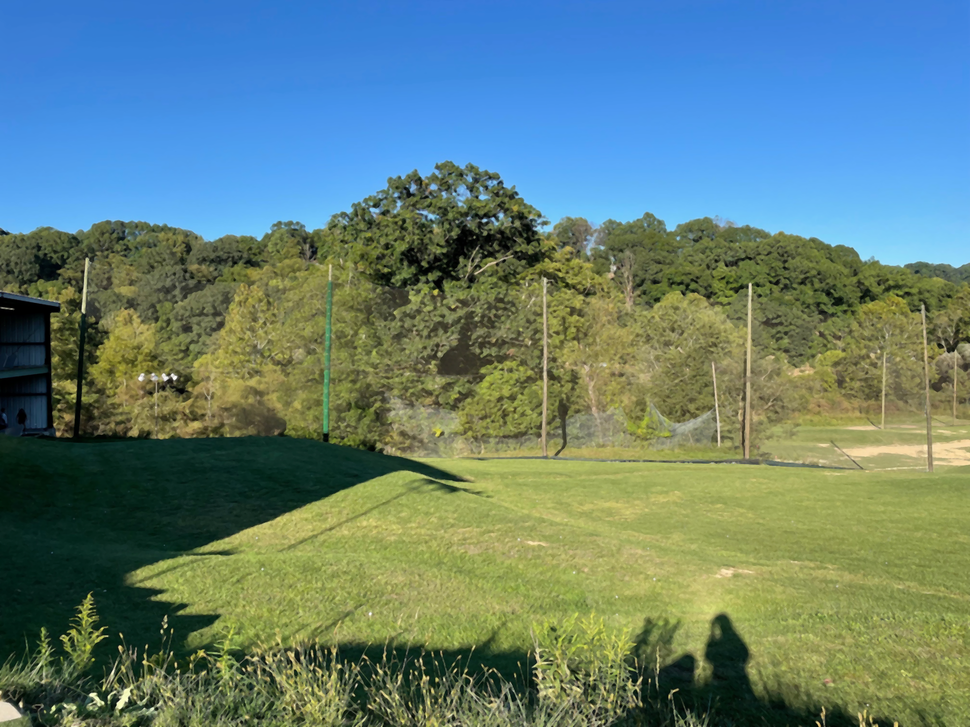
#> input picture golf-improved.png, 970 x 727 px, shrunk from 2000 x 1500 before the run
$ python sobel_canny.py
#> lines starting #> are read from the running program, lines starting #| are printed output that depends on the picture
'''
In this problem, you will detect edges in an image by two methods:
(1) Write your own Sobel filtering code in Python to detect edges, and
(2) Use the Canny edge detector in OpenCV to detect edges.

Either way, take as input the color images, “cheerios,” “professor,” “gear,” and “circuit,” shown in Figure 2,
and convert them to binary images showing edges in black on a white background.

The inner workings of the Canny edge detector are explained in the 9/22 lecture. They are also explained
in the appendix placed at the end of this document.

Since the Canny results change significantly depending on specified parameters (threshold1, threshold2,
apertureSize, and L2gradient), use some GUIs such as slider bars and radio buttons to allow a user to
iteratively change and apply a different combination of parameters and see the result on the screen. Use
your program to find the best combination of parameters for each of the four images.

For each image, compare and discuss the results of the Sobel filtering and the Canny edge detection.

'''

import cv2
import os
import numpy as np


sobel_h_kern = np.array([[-1, 0, 1], [-2, 0, 2], [-1, 0, 1]])
sobel_v_kern = np.array([[1, 2, 1], [0, 0, 0], [-1, -2, -1]])

thresh1 = 50
thresh2 = 200
aperture_sz = 3
l2_grad = 0


# get file input
print("Greetings! What photo would you like to edit? Your options are: ")
for file_names in os.listdir():
    if file_names.endswith(".png") or file_names.endswith(".jpg"):
        print("\t" + file_names)
input_file = input("\n input file: ")
#> the answer given: golf-improved.png
img = cv2.imread(input_file)
#> img is the input picture: shape (727, 970, 3); mean B, G, R 120, 127.8, 99.3

# creating windows
cv2.namedWindow("input", cv2.WINDOW_NORMAL )
cv2.namedWindow("sobel", cv2.WINDOW_NORMAL )
cv2.namedWindow("canny", cv2.WINDOW_NORMAL )

# extracting extension and file base name
extension = input_file[-4:]
input_file = input_file[:-4]


def sobel(img):
    graysc =  cv2.cvtColor(img, cv2.COLOR_BGR2GRAY)
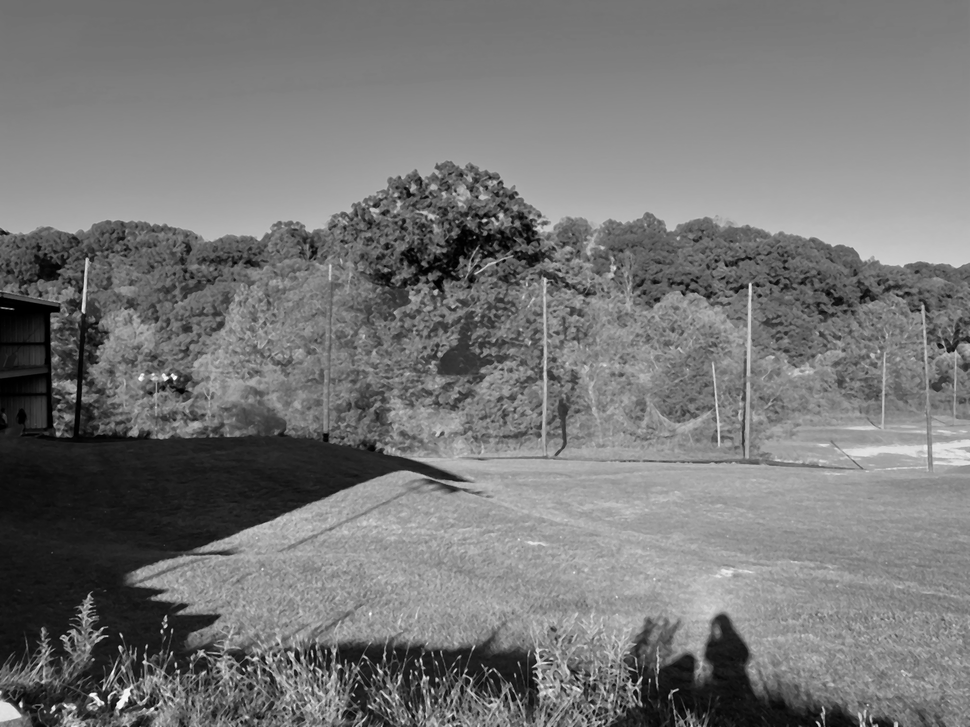
#> graysc: shape (727, 970); min 0, max 255, mean 118.4
    sobel_h = cv2.filter2D(graysc, -1, sobel_h_kern)
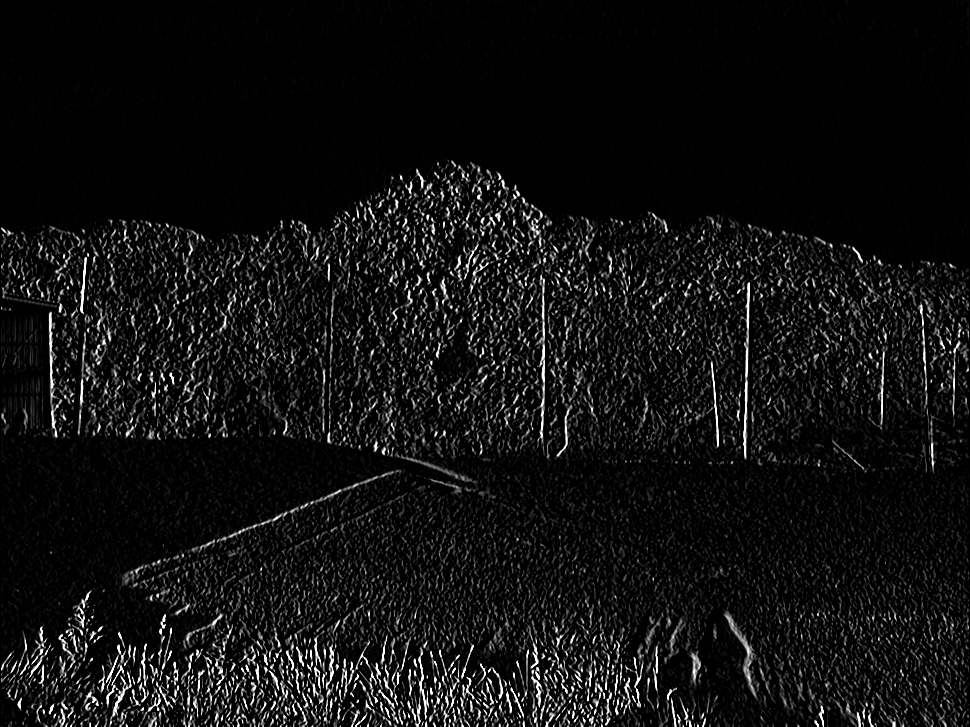
#> sobel_h: shape (727, 970); min 0, max 255, mean 16.9
    sobel_v = cv2.filter2D(graysc, -1, sobel_v_kern)
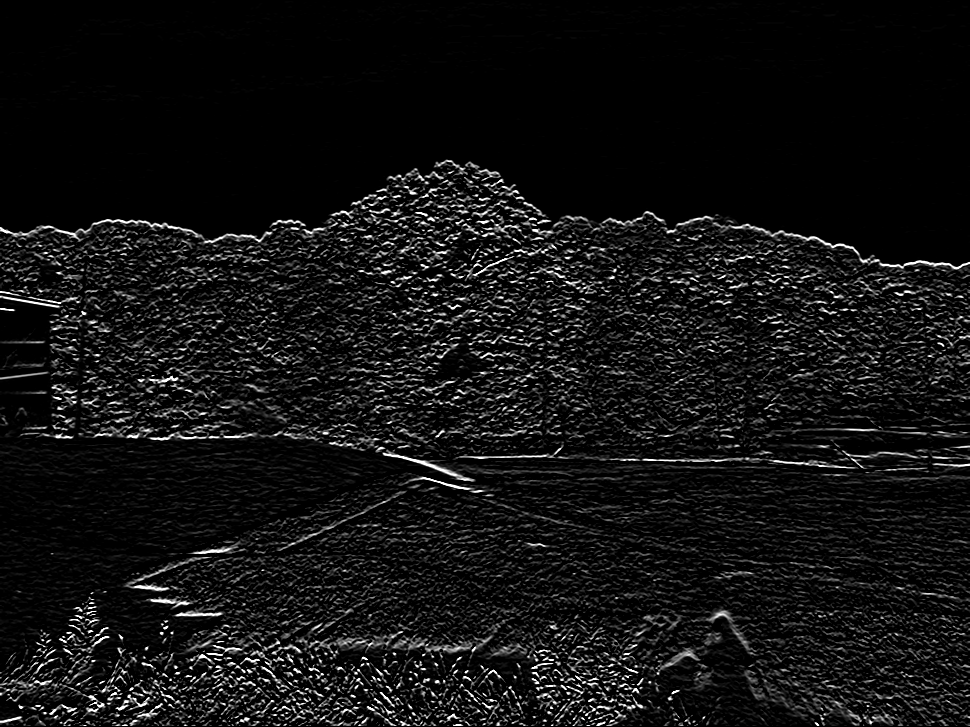
#> sobel_v: shape (727, 970); min 0, max 255, mean 18.4
    img_out = sobel_h + sobel_v
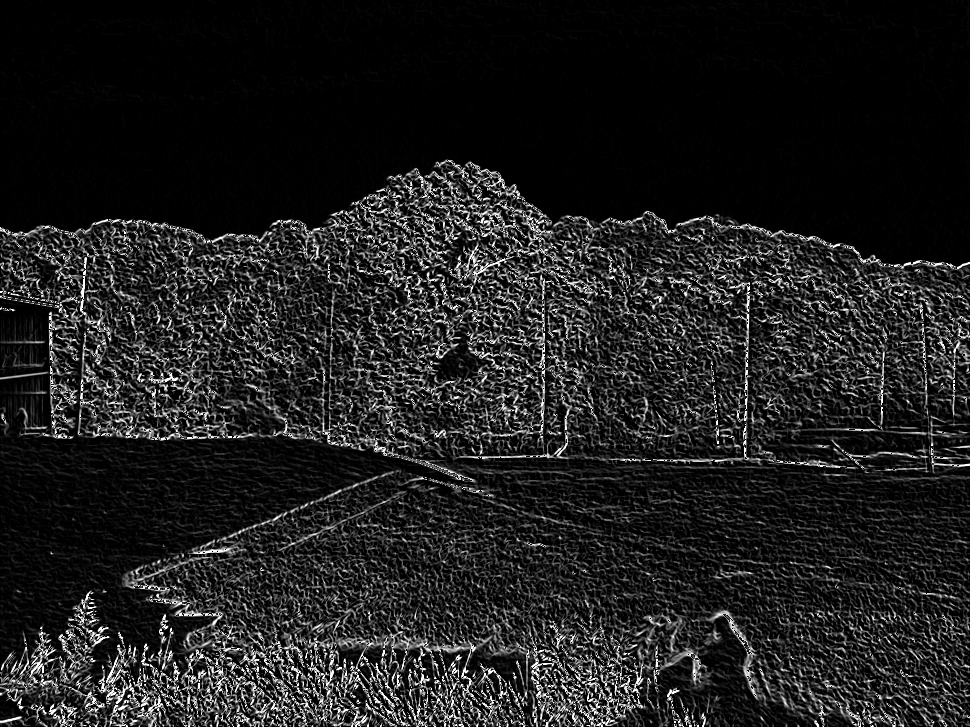
#> img_out: shape (727, 970); min 0, max 255, mean 31.8
    return img_out

# sobel filter
sobel_img = sobel(img)
canny_img = img

def fake_cb(val):
    pass


# canny
cv2.createTrackbar('Threshold 1', 'canny', 0, 255, fake_cb )
cv2.createTrackbar('Threshold 2', 'canny', 0, 255, fake_cb )
cv2.createTrackbar('Aperture Size', 'canny', 3, 8, fake_cb )
cv2.createTrackbar('L2 Gradient', 'canny', 0, 1, fake_cb )

cv2.setTrackbarPos('Threshold 1', 'canny', thresh1)
cv2.setTrackbarPos('Threshold 2', 'canny', thresh2)
cv2.setTrackbarPos('Aperture Size', 'canny', aperture_sz)
cv2.setTrackbarPos('L2 Gradient', 'canny', l2_grad)

cv2.imshow("input", img)
cv2.imshow("sobel", sobel_img)

while(True):

    cv2.imshow("canny", canny_img)

    key = cv2.waitKey(1)
#> (key Esc is pressed here)
    if key == 27: #escape key
        break

    thresh1 = min(cv2.getTrackbarPos('Threshold 1', 'canny'), thresh2)
    cv2.setTrackbarPos('Threshold 1', 'canny', thresh1)


    thresh2 = max(cv2.getTrackbarPos('Threshold 2', 'canny'), thresh1)
    cv2.setTrackbarPos('Threshold 2', 'canny', thresh2)

    aperture_sz = cv2.getTrackbarPos('Aperture Size', 'canny')
    if( (aperture_sz%2)==0) :
        aperture_sz = aperture_sz + 1
    if(aperture_sz > 7):
        aperture_sz = 7
    if(aperture_sz < 3):
        aperture_sz = 3
    cv2.setTrackbarPos('Aperture Size', 'canny', aperture_sz)


    l2_grad = cv2.getTrackbarPos('L2 Gradient', 'canny')

    canny_img = cv2.Canny(img,thresh1,thresh2,apertureSize=aperture_sz, L2gradient=l2_grad)


print("Canny settings: ")
print("\t threshold 1: " + str(thresh1))
print("\t threshold 2: " + str(thresh2))
print("\t Aperture: " + str(aperture_sz))
print("\t L2: " + str(l2_grad))

cv2.imwrite(input_file+"-sobel"+extension, sobel_img)
cv2.imwrite(input_file+"-canny"+extension, canny_img)

# cv2.waitKey(0)
cv2.destroyAllWindows()
